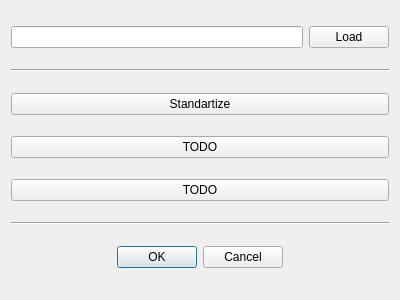
<?xml version="1.0" encoding="UTF-8"?>
<ui version="4.0">
 <class>Dialog</class>
 <widget class="QDialog" name="Dialog">
  <property name="geometry">
   <rect>
    <x>0</x>
    <y>0</y>
    <width>400</width>
    <height>300</height>
   </rect>
  </property>
  <property name="windowTitle">
   <string>Dialog</string>
  </property>
  <layout class="QGridLayout" name="gridLayout">
   <item row="3" column="0" colspan="2">
    <widget class="QPushButton" name="pushButton_3">
     <property name="text">
      <string>TODO</string>
     </property>
    </widget>
   </item>
   <item row="0" column="0">
    <widget class="QLineEdit" name="lineEdit"/>
   </item>
   <item row="7" column="0" colspan="2" alignment="Qt::AlignmentFlag::AlignHCenter">
    <widget class="QDialogButtonBox" name="buttonBox">
     <property name="standardButtons">
      <set>QDialogButtonBox::StandardButton::Cancel|QDialogButtonBox::StandardButton::Ok</set>
     </property>
    </widget>
   </item>
   <item row="0" column="1">
    <widget class="QPushButton" name="pushButton">
     <property name="text">
      <string>Load</string>
     </property>
    </widget>
   </item>
   <item row="2" column="0" colspan="2">
    <widget class="QPushButton" name="pushButton_2">
     <property name="text">
      <string>Standartize</string>
     </property>
    </widget>
   </item>
   <item row="1" column="0" colspan="2">
    <widget class="Line" name="line">
     <property name="orientation">
      <enum>Qt::Orientation::Horizontal</enum>
     </property>
    </widget>
   </item>
   <item row="5" column="0" colspan="2">
    <widget class="QPushButton" name="pushButton_4">
     <property name="text">
      <string>TODO</string>
     </property>
    </widget>
   </item>
   <item row="6" column="0" colspan="2">
    <widget class="Line" name="line_2">
     <property name="orientation">
      <enum>Qt::Orientation::Horizontal</enum>
     </property>
    </widget>
   </item>
  </layout>
 </widget>
 <resources/>
 <connections/>
</ui>
